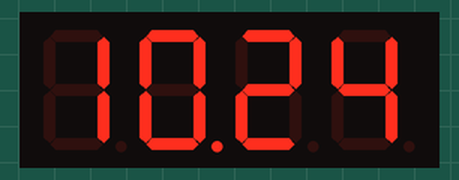
Simulated run of this program. Board: Raspberry Pi (header pin numbers). Shown: 4-digit seven-segment display. The clock reads 2024-03-15 10:24:30 at power-on unless the program sets it; the segment pins are drawn as the display they are named for.

Above: at 0.1 s.

The program:

Segments_Clock.py
```python
import RPi.GPIO as GPIO
import time
import sys

GPIO.setmode(GPIO.BOARD)
GPIO.setwarnings(False)
GPIO.setup(7, GPIO.IN, pull_up_down=GPIO.PUD_DOWN)

segments = (24,12,19,21,23,22,15,11)

for segment in segments:
  GPIO.setup(segment, GPIO.OUT)
  GPIO.output(segment, 1)

digits = (26,18,16,13)
for digit in digits:
  GPIO.setup(digit, GPIO.OUT)
  GPIO.output(digit, 1)

num = {' ':(1,1,1,1,1,1,1),
'0':(0,0,0,0,0,0,1),
'1':(1,0,0,1,1,1,1),
'2':(0,0,1,0,0,1,0),
'3':(0,0,0,0,1,1,0),
'4':(1,0,0,1,1,0,0),
'5':(0,1,0,0,1,0,0),
'6':(0,1,0,0,0,0,0),
'7':(0,0,0,1,1,1,1),
'8':(0,0,0,0,0,0,0),
'9':(0,0,0,0,1,0,0)}

try:
  while True:
    n = time.ctime()[11:13]+time.ctime()[14:16]
    s = str(n).rjust(4)
    for digit in range(4):
      for loop in range(0,7):
        GPIO.output(segments[loop], num[s[digit]][loop])
        #print(segments[loop], num[s[digit]][loop])
        if (int(time.ctime()[18:19])%2 == 0) and (digit == 1):
          GPIO.output(11, 0)
        else:
          GPIO.output(11, 1)

      GPIO.output(digits[digit], 1)
      #print(digits[digit], 1)
      time.sleep(0.001)
      GPIO.output(digits[digit], 0)
      #print(digits[digit], 0)
except KeyboardInterrupt:
  GPIO.cleanup()
```
